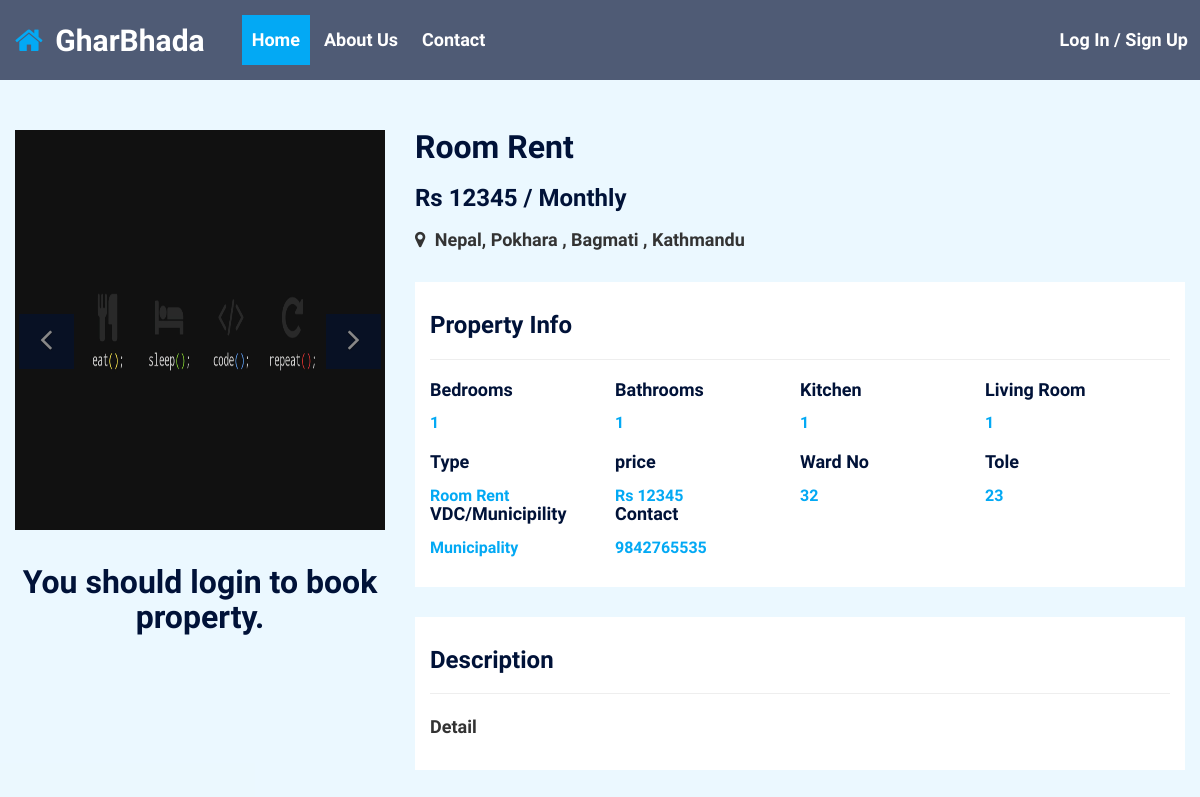
/view-property.php?property_id=127, run on the app's committed database.
### tables this page shows
CREATE TABLE `property_photo` (
  `property_photo_id` int(12) NOT NULL,
  `p_photo` varchar(500) NOT NULL,
  `property_id` int(11) NOT NULL
);

CREATE TABLE `add_property` (
  `property_id` int(10) NOT NULL,
  `country` varchar(50) NOT NULL,
  `province` varchar(50) NOT NULL,
  `zone` varchar(50) NOT NULL,
  `district` varchar(50) NOT NULL,
  `city` varchar(100) NOT NULL,
  `vdc_municipality` varchar(50) NOT NULL,
  `ward_no` int(10) NOT NULL,
  `tole` varchar(100) NOT NULL,
  `contact_no` bigint(10) NOT NULL,
  `property_type` varchar(50) NOT NULL,
  `estimated_price` bigint(10) NOT NULL,
  `total_rooms` int(10) NOT NULL,
  `bedroom` int(10) NOT NULL,
  `living_room` int(10) NOT NULL,
  `kitchen` int(10) NOT NULL,
  `bathroom` int(10) NOT NULL,
  `description` varchar(2000) NOT NULL,
  `booked` varchar(5) NOT NULL DEFAULT 'No',
  `owner_id` int(10) NOT NULL
);

### view-property.php (the view, shortened to what this page needs)
<!DOCTYPE html>
<html>
<head>
</head>
<body>
<?php
include('navbar.php');
include('booking-backend.php');
?>
<?php
	$property_id=$_GET['property_id'];
    $sql="SELECT * from add_property where property_id='$property_id'";
	$query=mysqli_query($db,$sql);
  $row = mysqli_fetch_array($query, MYSQLI_ASSOC);
?>
<section id="list_detail" style="margin-top:80px;">
 <div class="container clearfix">
  <div class="row">
   <div class="list_detail_1 clearfix">
    <div class="col-sm-4">
    <div id="carousel" class="carousel slide carousel-fade">
            <div class="carousel-inner">
              <?php
                $sql2="SELECT * FROM property_photo where property_id='$property_id'";
                $query2=mysqli_query($db,$sql2);
                ?>
              <?php
              $slide = 0;
               while($row_getImage = mysqli_fetch_array($query2)){
                ?>
                <div data-slide-no="<?php echo $slide; ?>" class="item carousel-item <?php if($slide == 0){ echo 'active'; } ?>">
                <img src="owner/<?php echo $row_getImage['p_photo']; ?>" alt="" style="height:400px;">
              </div>
              <?php
            $slide++;
            } ?>
            </div>
            <a class="left carousel-control kb_control_left" href="#carousel" role="button" data-slide="prev">
				<span class="fa fa-angle-left kb_icons" aria-hidden="true"></span>
            </a>
            <a class="right carousel-control kb_control_right" href="#carousel" role="button" data-slide="next">
                <span class="fa fa-angle-right kb_icons" aria-hidden="true"></span>
            </a>
          </div>
		  <br>
		  <?php
	  if(isset($_SESSION["email"]) && !empty($_SESSION['email'])){
	  ?>
	  <form method="POST">
	  <div class="row">
		<div class="col-sm-6">
		  <?php
		  $booked=$row['booked'];
		  if ($booked=='No'){ ?>
			<input type="hidden" name="property_id" value="<?php echo $rows['property_id']; ?>">
		  <input type="submit" class="btn btn-lg btn-success" name="book_property" style="width: 100%" value="Book Property">
		<?php } else { ?>
		  <input type="submit" class="btn btn-lg btn-danger" style="width: 100%" value="Property Booked" disabled>
		<?php } ?>
		</div>
	  </form>
	  </div>
	  <?php }
	  else{
		echo "<center><h3>You should login to book property.</h3></center>";
	  }
	   ?>
    </div>
    <div class="col-sm-8">
	 <div class="list_detail_1l clearfix">
	  <div class="list_detail_1l1 clearfix">
	   <h3 class="mgt"><?php echo $row['property_type']; ?></h3><br>
	   <h4 class="mgt">Rs <?php echo $row['estimated_price']; ?> / <span class="span_1">Monthly</span></h3>
	   <p><i class="fa fa-map-marker"></i> <?php echo $row['country']; ?>, <?php echo $row['city']; ?> , <?php echo $row['zone']; ?> , <?php echo $row['district']; ?> </p>
	  </div>
	  <div class="list_detail_1l2 clearfix">
      <h4 class="mgt">Property Info</h4>
	  <hr>
	  <div class="list_detail_1l2i clearfix">
	   <div class="col-sm-3 space_left">
	    <h5 class="mgt">Bedrooms</h5>
		<h6 class="col_1"><?php echo $row['bedroom']; ?></h6>
	   </div>
	   <div class="col-sm-3 space_left">
	    <h5 class="mgt">Bathrooms</h5>
		<h6 class="col_1"><?php echo $row['bathroom']; ?></h6>
	   </div>
	   <div class="col-sm-3 space_left">
	    <h5 class="mgt">Kitchen</h5>
		<h6 class="col_1"><?php echo $row['kitchen']; ?></h6>
	   </div>
	   <div class="col-sm-3 space_left">
	    <h5 class="mgt">Living Room</h5>
		<h6 class="col_1"><?php echo $row['living_room']; ?></h6>
	   </div>
	  </div>
	  <div class="list_detail_1l2i clearfix">
	   <div class="col-sm-3 space_left">
	    <h5 class="mgt">Type</h5>
		<h6 class="col_1"><?php echo $row['property_type']; ?></h6>
	   </div>
	   <div class="col-sm-3 space_left">
	    <h5 class="mgt">price</h5>
		<h6 class="col_1">Rs <?php echo $row['estimated_price']; ?></h6>
	   </div>
	   <div class="col-sm-3 space_left">
	    <h5 class="mgt">Ward No</h5>
		<h6 class="col_1"><?php echo $row['ward_no']; ?></h6>
	   </div>
	   <div class="col-sm-3 space_left">
	    <h5 class="mgt">Tole</h5>
		<h6 class="col_1"><?php echo $row['tole']; ?></h6>
	   </div>
     <div class="list_detail_1l2i clearfix">
     <div class="col-sm-3 space_left">
	    <h5 class="mgt">VDC/Municipility</h5>
		<h6 class="col_1"><?php echo $row['vdc_municipality']; ?></h6>
	   </div>
     <div class="col-sm-3 space_left">
	    <h5 class="mgt">Contact</h5>
		<h6 class="col_1"><?php echo $row['contact_no']; ?></h6>
	   </div>
          </div>
	  </div>
	  </div>
	  <div class="list_detail_1l2 clearfix">
      <h4 class="mgt">Description</h4>
	  <hr>
      <p><?php echo $row['description']; ?></p>
	  </div>
	 </div>
	</div>
   </div>
  </div>
 </div>
</section>
</body>
</html>

### navbar.php (shortened to what this page needs)
<!DOCTYPE html>
<html lang="en">
<head>
    <link href="css/bootstrap.min.css" rel="stylesheet">
    <link href="css/global.css" rel="stylesheet">
    <link href="css/login.css" rel="stylesheet">
    <link href="css/detail.css" rel="stylesheet">
    <link href="css/index.css" rel="stylesheet">
    <link href="css/element.css" rel="stylesheet">
    <link rel="stylesheet" type="text/css" href="css/font-awesome.min.css" />
</head>
<body>
    <section id="header">
        <nav class="navbar navbar-default navbar-fixed-top">
            <div class="container">
                <div class="navbar-header page-scroll">
                    <a class="navbar-brand" href="index.php"><i class="fa fa-home"></i> GharBhada</a>
                </div>
                <div class="collapse navbar-collapse" id="bs-example-navbar-collapse-1">
                    <ul class="nav navbar-nav">
                        <li>
                            <a class="tag_menu active_tab" href="index.php">Home</a>
                        </li>
                        <li>
                            <a class="tag_menu" href="about.php">About Us</a>
                        </li>
                        <li>
                            <a class="tag_menu" href="contact.html">Contact</a>
                        </li>
                    </ul>
                    <ul class="nav navbar-nav navbar-right">
                        <?php if(isset($_SESSION["email"]) && !empty($_SESSION['email'])){ ?>
                        <li class="dropdown">
                            <a class="dropdown-toggle tag_menu" data-toggle="dropdown" href="#"><span
                                    class="glyphicon glyphicon-user"></span> My Profile
                                <span class="caret"></span></a>
                            <ul class="dropdown-menu">
                                <li><a href="profile.php">Profile</a></li>
                                <li><a href="booked-property.php">Booked Property</a></li>
                                <li><a href="logout.php">Logout</a></li>
                            </ul>
                        </li>
                        <?php } else{
                ?>
                        <li>
                            <a class="tag_menu" href="login.php">Log In / Sign Up</a>
                        </li>
                        <?php } ?>
                    </ul>
                </div>
            </div>
        </nav>
    </section>
</body>
<html>

### css/global.css (style rules this page uses)
body { font-family: 'Jura', sans-serif; font-weight:bold; }
h1,h2,h3,h4,h5,h6 { padding:0; margin:0; color:#001238; font-weight:bold; }
a { color:#333; font-weight:bold; }
ul { padding:0; margin:0; list-style:none; margin-top:15px; }
li { font-size:18px; font-weight:bold; }
p { padding:0; margin:0; font-size:18px; margin-top:15px; font-weight:bold; }
h3 { font-size:32px; margin-top:15px; font-weight:bold; }
h4 { font-size:24px; margin-top:15px; font-weight:bold; }
h5 { font-size:18px; margin-top:15px; }
h6 { font-size:16px; margin-top:15px; }
.space_left { padding-left:0; }
.mgt { margin-top:0!important; }
.navbar { min-height:auto; margin-bottom:0; border:none; border-radius:0; }
.col_1 { color:#03a9f4; }
.navbar-default { border:none; padding:10px 0px; }
.navbar-brand { color:#fff!important; font-size:30px; height:auto; margin-right:20px; }
.navbar-nav { margin-top:5px; }
.navbar-brand i { margin-right:5px; color:#03a9f4; }
#header .tag_menu { color:#fff; margin-left:2px; margin-right:2px; }
.active_tab { background:#03a9f4!important; }
@media (min-width:992px) and (max-width:1200px) { .container { width:100%; } }
@media (min-width:992px) and (max-width:1200px) { #header .tag_menu { padding-left:10px; padding-right:10px; } }

### css/detail.css (style rules this page uses)
.kb_control_left,.kb_control_left:hover,.kb_control_left:active,.kb_control_left:focus,.kb_control_right,.kb_control_right:hover,.kb_control_right:active,.kb_control_right:focus { color:#fff; background:#001238 !important; }
.kb_control_left,.kb_control_right { top:46%; z-index:2; width:55px; height:55px; text-align:center; -webkit-transition:all ease-in-out .3s; transition:all ease-in-out .3s }
.kb_icons { line-height:50px !important; font-size:34px!important; font-weight:normal!important; }
.kb_control_left { left:1%!important }
.kb_control_right { right:1%!important }
#list_detail { padding-top:50px; padding-bottom:50px; background:#03a9f414; }
.list_detail_1l1 p i { margin-right:5px; }
.list_detail_1l2 { background:#fff; padding:30px 15px; margin-top:30px; }
.list_detail_1l2i { margin-top:20px; }

### css/element.css (style rules this page uses)
@media (min-width:768px) { .navbar-default { background:#001238b0;-webkit-transition:padding .3s;-moz-transition:padding .3s;transition:padding .3s;border:0 } }
@media (min-width:768px) { .navbar-default .navbar-brand { -webkit-transition:all .3s;-moz-transition:all .3s;transition:all .3s } }

### data on the page
property_photo: p_photo (picture)
add_property: property_type "Room Rent", estimated_price "12345", country "Nepal", city "Pokhara", zone "Bagmati", district "Kathmandu", bedroom "1", bathroom "1", kitchen "1", living_room "1", ward_no "32", tole "23", vdc_municipality "Municipality", contact_no "9842765535", description "Detail"
